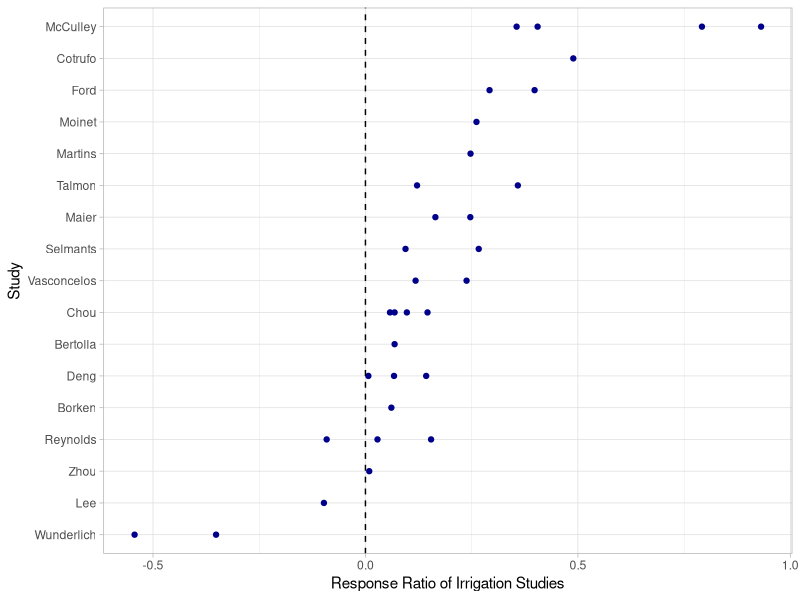
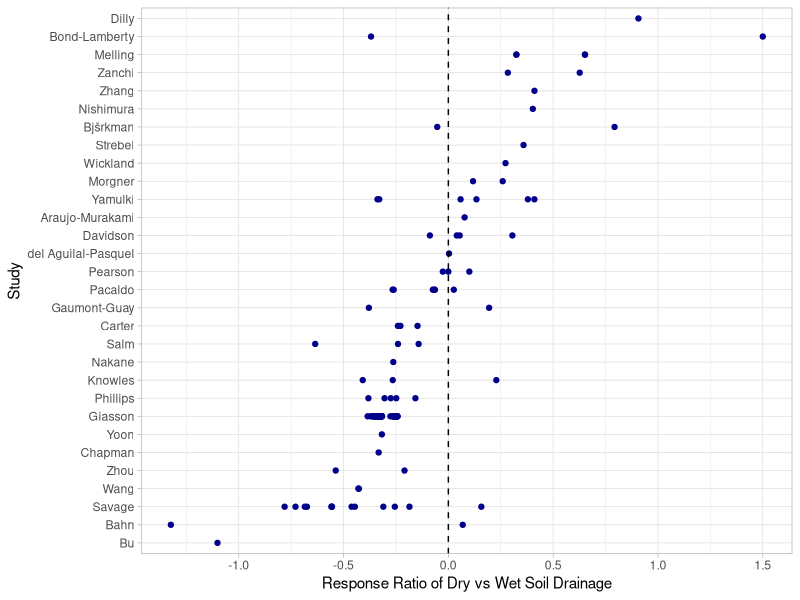
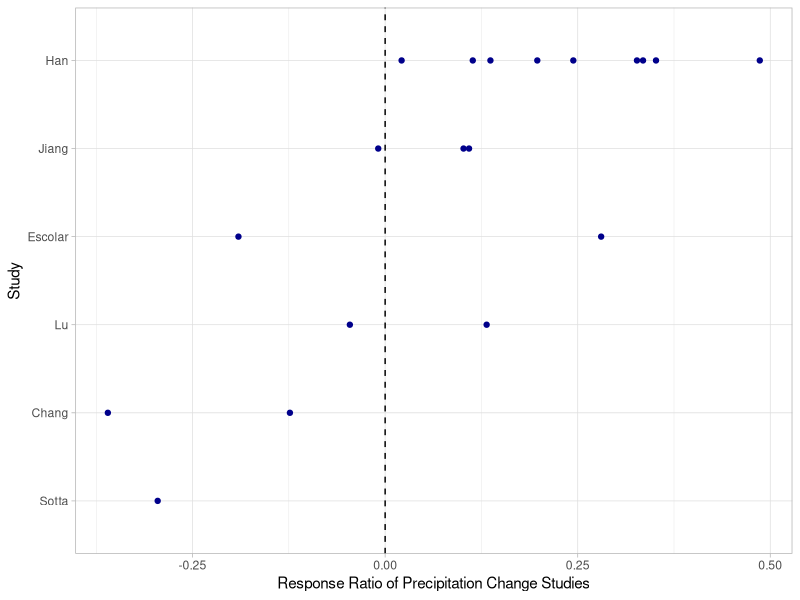

These charts were generated, in order, by the following R code: (Note: this script raises an error after producing the figures.)
## ---- chunk 1
# Load packages
library(readr)
library(dplyr)
library(tidyr)
library(ggplot2)
library(kableExtra)
library(forcats)

# test change

# Read in SRDB
read_csv("./rs/srdb-data.csv") %>% 
  select(Study_number, Author, Study_midyear, Ecosystem_type, 
         Manipulation, Manipulation_level, Rs_annual, Soil_drainage, Elevation) -> srdb

# Will turn this into a function once it works!!
# search_srdb <- function(srdb, data, column) {
#   # Function to search the Soil Respiration Database for specific data in a specified column
#   # Function will take in `srdb` (data frame of SRDB data), `data` a vector of values to search, and
#   # `column` chatacter string of the column name to search within; returns a dataframe with search results
#   
#   cat("Searching database for...", data,"...in the", column, "column")
#   
#   dplyr::filter(srdb, grepl(paste(data, collapse = "|"), x = column))
  
# }
## ---- chunk 2

#search_srdb(srdb, data = hydro, column = 'Manipulation')

# Filter for studies with irrigation only manipulations
srdb %>% 
  # Studies with manipulations that start with "Irrigat"
  filter(grepl("^Irrigat[a-z]*$", Manipulation, ignore.case = TRUE)) %>% 
  distinct(Study_number) %>% 
  left_join(srdb, by = "Study_number") %>%
  # Filter for rows with control and irrigation rows
  group_by(Study_number) %>% 
  filter(Manipulation == "None" |
           grepl("^Irrigat[a-z]*$", Manipulation, ignore.case = TRUE))  -> irrigation

# Summarise and count the number of studies
irrigation %>% 
  group_by(Ecosystem_type) %>% 
  summarise(n_studies = length(unique(Study_number))) %>% 
  mutate(M_Type = "Irrigated") %>% 
  arrange(desc(n_studies)) %>% 
  rename(Ecosystem_Type = Ecosystem_type) %>% 
  select(M_Type, Ecosystem_Type, n_studies) -> irr_summary

# Make table display
kable(irr_summary) %>% kable_styling(full_width = FALSE)

#ADD COMMENT
irrigation %>% 
  filter(Ecosystem_type %in% c("Forest", "Grassland", "Agriculture")) %>%
  group_by(Ecosystem_type, Manipulation, Manipulation_level) %>% 
  summarise(n_obs = n())

# Isolate control row (manipulation of "None") and use that to compute response ratio
irrigation %>% 
  filter(Manipulation == "None") %>% 
  group_by(Study_number, Ecosystem_type, Study_midyear) %>% 
  summarise(Rs_none = mean(Rs_annual, na.rm = TRUE)) %>% 
  filter(!is.na(Rs_none)) %>% 
  left_join(irrigation, by = c("Study_number", "Ecosystem_type", "Study_midyear")) %>% 
  mutate(rr = log(Rs_annual / Rs_none), 
         Study = paste(Author, floor(Study_midyear))) %>% 
  filter(Manipulation != "None")  -> irr_resp

  ggplot(irr_resp, aes(x = rr, y = fct_reorder(Author, rr))) + 
    geom_point(colour = "darkblue") + 
    geom_vline(xintercept = 0, linetype = "dashed") + 
    labs(x = "Response Ratio of Irrigation Studies", y = "Study") +
    theme_light()

## ---- chunk 3

drainage <- c("Dry", "Wet")
# Need studies that have BOTH dry and wet drainage 

srdb %>%   
  group_by(Study_number) %>% 
  filter(grepl(paste(drainage, collapse = "|"), x = Soil_drainage)) %>% 
  # Count the number of unique soil drainage types per study 
  summarise(n_drain = length(unique(Soil_drainage)), .groups = "drop") %>% 
  # We only want studies with 2 or more soil drainage types
  filter(n_drain > 1) %>% 
  left_join(srdb, by = "Study_number") -> drainage_type

drainage_type %>% 
  group_by(Ecosystem_type) %>% 
  summarise(n_studies = length(unique(Study_number)), .groups = "drop") %>% 
  mutate(M_Type = "Soil drainage") %>% 
  arrange(desc(n_studies)) %>% 
  rename(Ecosystem_Type = Ecosystem_type) %>% 
  select(M_Type, Ecosystem_Type, n_studies) -> drain_summary

kable(drain_summary) %>% kable_styling(full_width = FALSE)

drainage_type %>% 
  filter(Ecosystem_type %in% c("Forest", "Grassland", "Agriculture")) %>% 
  group_by(Ecosystem_type, Soil_drainage) %>% 
  summarise(n_obs = n())

# Isolate soil "wet" row and use that as 'treatment' to compute response ratio
drainage_type %>% 
  filter(Manipulation == "None", Soil_drainage == "Wet") %>% 
  group_by(Study_number, Ecosystem_type, Study_midyear) %>% 
  summarise(Rs_wet = mean(Rs_annual, na.rm = TRUE), .groups = "drop") %>% 
  filter(!is.na(Rs_wet)) %>% 
  left_join(drainage_type, by = c("Study_number", "Ecosystem_type", "Study_midyear")) %>% 
  filter(Soil_drainage == "Dry") %>% 
  mutate(rr = log(Rs_wet / Rs_annual), 
         Study = paste(Author, floor(Study_midyear))) -> drainage_resp

  ggplot(drainage_resp, aes(x = rr, y = fct_reorder(Author, rr))) + 
    geom_point(colour = "darkblue") + 
    geom_vline(xintercept = 0, linetype = "dashed") + 
    labs(x = "Response Ratio of Dry vs Wet Soil Drainage", y = "Study") +
    theme_light()

## ---- chunk 4
  
srdb %>% 
  filter(grepl("^Precip[a-z ]*$", Manipulation, ignore.case = TRUE)) %>%
  distinct(Study_number) %>% 
  left_join(srdb, by = "Study_number") %>%
  group_by(Study_number) %>% 
  filter(Manipulation == "None" | 
           grepl("^Precip[a-z ]*$", Manipulation, ignore.case = TRUE)) -> precipitation

precipitation %>% 
  group_by(Ecosystem_type) %>% 
  summarise(n_studies = length(unique(Study_number))) %>% 
  mutate(M_Type = "Precipitation") %>% 
  arrange(desc(n_studies)) %>% 
  rename(Ecosystem_Type = Ecosystem_type) %>% 
  select(M_Type, Ecosystem_Type, n_studies) -> precip_summary

kable(precip_summary) %>% kable_styling(full_width = FALSE)

precipitation %>% 
  filter(Manipulation == "None") %>% 
  group_by(Study_number, Ecosystem_type, Study_midyear) %>% 
  summarise(Rs_none = mean(Rs_annual, na.rm = TRUE)) %>% 
  filter(!is.na(Rs_none)) %>% 
  left_join(precipitation, by = c("Study_number", "Ecosystem_type", "Study_midyear")) %>% 
  mutate(rr = log(Rs_annual / Rs_none), 
         Study = paste(Author, floor(Study_midyear))) %>% 
  filter(Manipulation != "None")  -> precip_resp

  ggplot(precip_resp, aes(x = rr, y = fct_reorder(Author, rr))) + 
    geom_point(colour = "darkblue") + 
    geom_vline(xintercept = 0, linetype = "dashed") + 
    labs(x = "Response Ratio of Precipitation Change Studies", y = "Study") +
    theme_light()

## ---- chunk 5

srdb %>%   
  group_by(Study_number) %>% 
  summarise(n_elev = length(unique(Elevation))) %>% 
  filter(n_elev > 1) %>% 
  left_join(srdb, by = "Study_number") -> elevation

elevation %>% 
  group_by(Ecosystem_type) %>% 
  summarise(n_studies = length(unique(Study_number))) %>% 
  mutate(M_Type = "Elevation") %>% 
  arrange(desc(n_studies)) %>% 
  rename(Ecosystem_Type = Ecosystem_type) %>% 
  select(M_Type, Ecosystem_Type, n_studies) -> elevat_summary

kable(elevat_summary) %>% kable_styling(full_width = FALSE)

# elevation %>% 
#   filter(Manipulation == "None") %>% 
#   group_by(Study_number, Ecosystem_type, Study_midyear, Elevation) %>% 
#   summarise(Rs_mean = mean(Rs_annual, na.rm = TRUE)) %>% 
#   filter(!is.na(Rs_wet)) %>% 
#   left_join(drainage_type, by = c("Study_number", "Ecosystem_type", "Study_midyear")) %>% 
#   mutate(rr = log(Rs_mean / Rs_annual), 
#          Study = paste(Author, floor(Study_midyear))) -> test
# 
#   ggplot(test, aes(x = rr, y = fct_reorder(Author, rr))) + 
#     geom_point(colour = "darkblue") + 
#     geom_vline(xintercept = 0, linetype = "dashed") + 
#     labs(x = "Response Ratio of Dry vs Wet Soil Drainage", y = "Study") +
#     theme_light()

## ---- chunk 6

# We only want to see the number of studies for forest ecosystems 

bind_rows(irr_summary, drain_summary, precip_summary, elevat_summary) %>% 
  filter(Ecosystem_Type == "Forest") %>% kable() %>% kable_styling(full_width = FALSE)

irrigation %>% 
  bind_rows(precipitation, drainage_type, elevat_summary) %>%
  ungroup %>% 
  filter(Ecosystem_type %in% c("Forest", "Grassland", "Agriculture"),
         Manipulation %in% c("Drought", "Irrigated", 
                             "Precipitation amount change", "None")) %>% 
  group_by(Ecosystem_type, Manipulation) %>% 
  summarise(n_Rs_annual = length(!is.na(Rs_annual)),
            n_Rs_growingseason = length(!is.na(Rs_growingseason))) %>% 
  arrange(desc(n_Rs_annual)) %>% 
  kable() %>% kable_styling(full_width = FALSE)
